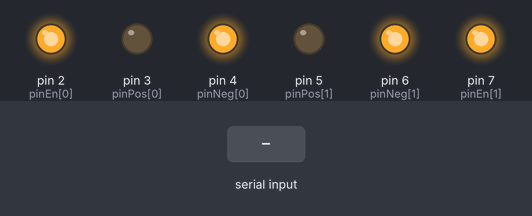
Recording of a sketch running on a simulated Arduino Uno, built with avr-gcc and run on an emulated ATmega328P. Parts: output pins drawn as LEDs (lit = HIGH). The inputs (shaded band) are chosen by the test bench. What the sketch prints to the serial monitor is not drawn.

Above: at 1.2 s.
1.3 s: "90,45\n" received over Serial
At 1.9 s:
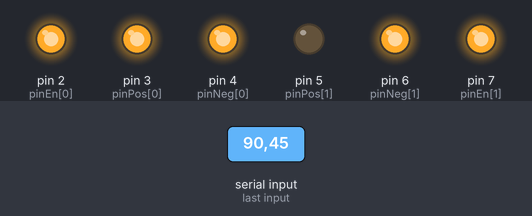
2.8 s: "30,150\n" received over Serial
At 3.1 s:
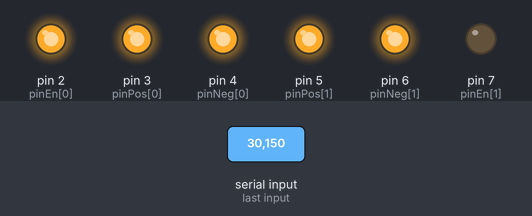
4.3 s: "90\n" received over Serial
At 5.3 s:
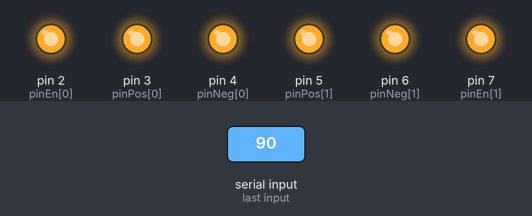
5.8 s: "200\n" received over Serial
At 6.5 s:
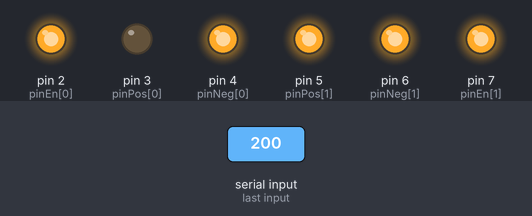
7.3 s: "30,150\n" received over Serial
At 7.8 s:
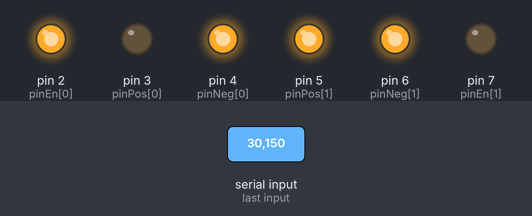
8.8 s: "5\n" received over Serial
At 9.9 s:
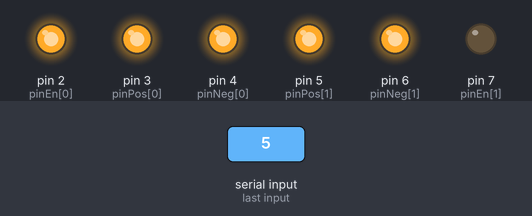
Timing chart, 0 to 11.3 s (numbered marks = the images above; inputs shaded):
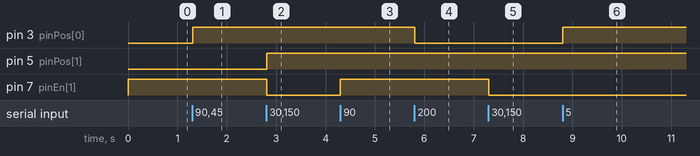

Measured:
- after the input at 1.3 s, pin 3 (pinPos[0]): LOW → HIGH at once
- after the input at 2.8 s, pin 5 (pinPos[1]): LOW → HIGH at once; pin 7 (pinEn[1]): HIGH → LOW at once
- after the input at 4.3 s, pin 7 (pinEn[1]): LOW → HIGH at once
- after the input at 5.8 s, pin 3 (pinPos[0]): HIGH → LOW at once
- after the input at 7.3 s, pin 7 (pinEn[1]): HIGH → LOW at once
- after the input at 8.8 s, pin 3 (pinPos[0]): LOW → HIGH at once

The sketch:

shutters_v2.ino
```cpp
//PINOUT of arduino
int pinEn[] = {2,7,13,8};
int pinPos[] = {3,5,11,9};
int pinNeg[] = {4,6,12,10};
int switchCount = 2;

//Constants
bool disEn = false; //disables enable after desired amount of time
int waitTime = 1000; //Wait time until disable in ms

void setup() {
  //init serial
  Serial.begin(9600);
  // init output pins
  for (int i=0; i<switchCount; i++){
    pinMode(pinEn[i], OUTPUT);
    pinMode(pinPos[i], OUTPUT);
    pinMode(pinNeg[i], OUTPUT);

    changeState(i, 0); //Closes shutters
  }
  //
  Serial.println("Yip Lab Shutters V2");
}

void loop() {
  if (Serial.available() > 2){
    int val = Serial.parseInt();
    //Serial.println(val);
    int sw = (val/10)%10;
    int st = val%10;
    //Serial.println(sw);
    //Serial.println(st);
    changeState(sw, st);
  }
}

void changeState(int swi, int sta){
  digitalWrite(pinEn[swi], HIGH);
  digitalWrite(pinPos[swi], sta);
  digitalWrite(pinNeg[swi], sta-1);
  if (disEn){
    delay(waitTime);
    digitalWrite(pinEn[swi], LOW);
  }
}
```
